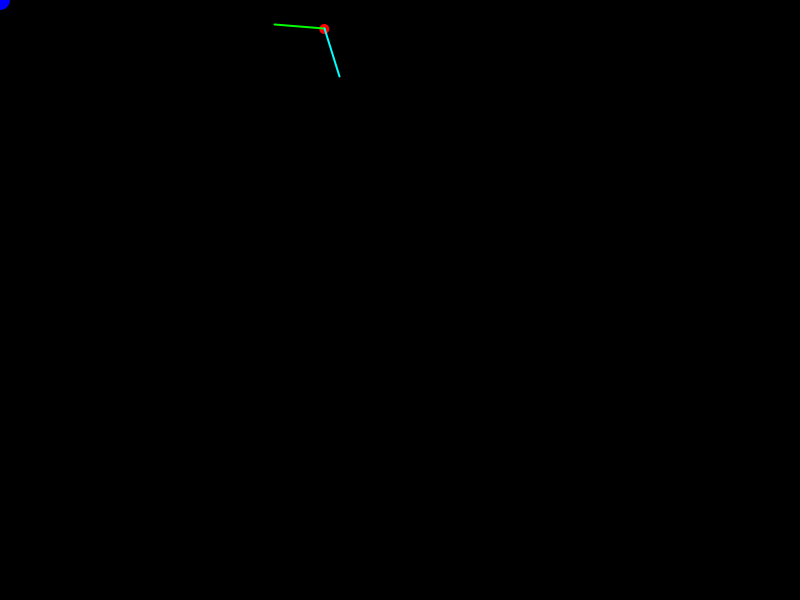
Frame 1 (no input)
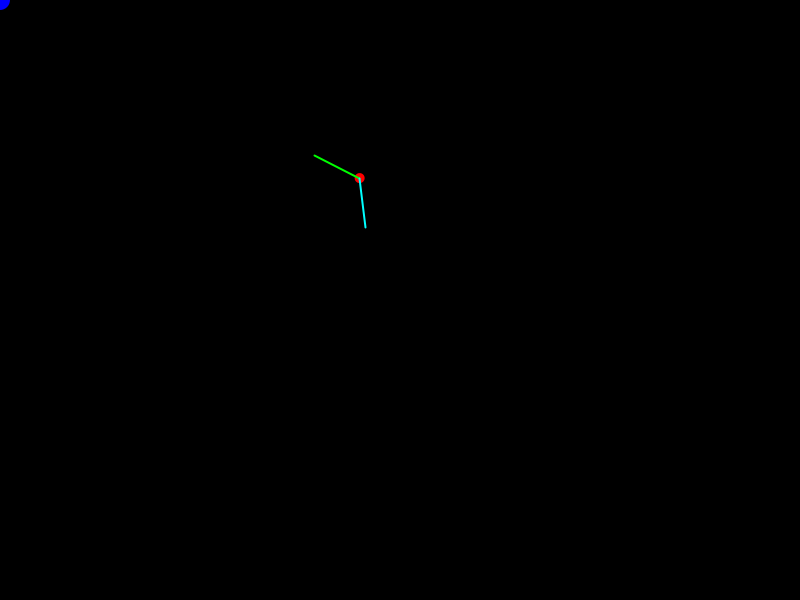
Frame 60 (the mouse pressed at the canvas centre just before this capture)
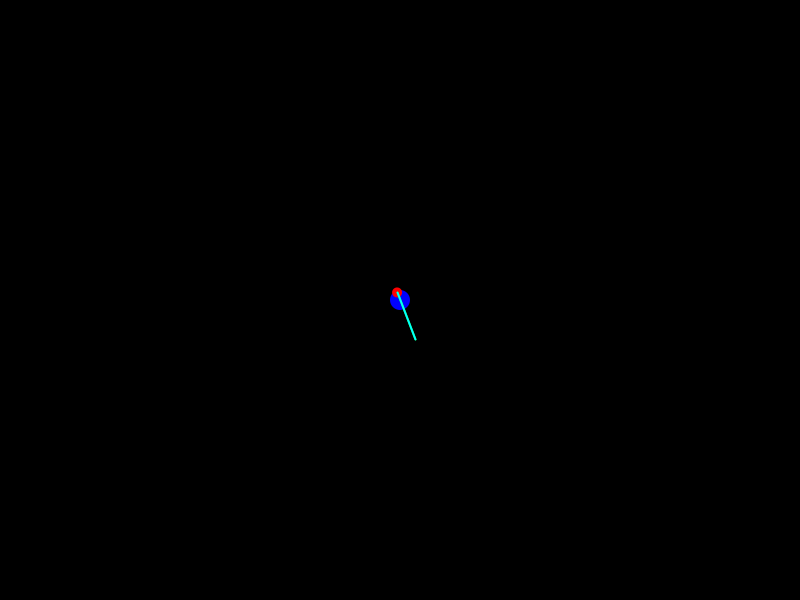
Frame 120 (the mouse held since frame 60 and released just before this capture)

The Processing sketch that drew these frames (run headless with seeded random() and noise(); from frame 60 on, the mouse is pressed at the canvas centre):

// Processing sketch: seekForceDemo
// ── seekForceDemo.pde
PVector velocity, position, target, dir;
float MAX_FORCE = 0.02;
float MAX_SPEED = 2;

int characterSize = 10;
int targetSize = 20;

void setup() {
  size(800, 600);

  target = new PVector();  
  velocity = new PVector(1, 3);
  position = new PVector(random(500), random(100));
}

void draw() {
  background(0);
  noCursor();
  
  /*if(mousePressed){
    target.x = random(500);//mouseX;
    target.y = random(600);//mouseY;
  }*/
  
  target.x = mouseX;
  target.y = mouseY;
  
  noStroke();
  fill(0, 0, 255);
  ellipse(target.x, target.y, targetSize, targetSize);

  //desired direction
  dir = new PVector(target.x - position.x, target.y - position.y);
  dir.normalize();
  dir.mult(MAX_SPEED); //maxspeed
  
  //steer vector desired direction - velocity
  PVector steer = PVector.sub(dir, velocity);  
  //steer.mult(0.006);
  steer.limit(MAX_FORCE);
  
  //update velocity
  velocity.x = velocity.x + steer.x;
  velocity.y = velocity.y + steer.y;

  position.x = position.x + velocity.x;
  position.y = position.y + velocity.y;     

  noStroke();  
  fill(255, 0, 0);  
  ellipse(position.x, position.y, characterSize, characterSize);

  //draw desired direction
  PVector lineDirection = PVector.sub(target, position);

  lineDirection.normalize();
  lineDirection.setMag(50);

  float lineStartX = position.x;
  float lineStartY = position.y;

  float lineEndX = position.x + lineDirection.x;
  float lineEndY = position.y + lineDirection.y;

  stroke(0, 255, 0, 255);
  strokeWeight(2); 
  line(lineStartX, lineStartY, lineEndX, lineEndY);  

  //draw current direction
  PVector temp = new PVector(velocity.x, velocity.y);
  temp.normalize();
  temp.setMag(50);  

  lineEndX = position.x + temp.x;
  lineEndY = position.y + temp.y;

  stroke(0, 255, 255, 255);
  strokeWeight(2);
  line(lineStartX, lineStartY, lineEndX, lineEndY);
}
